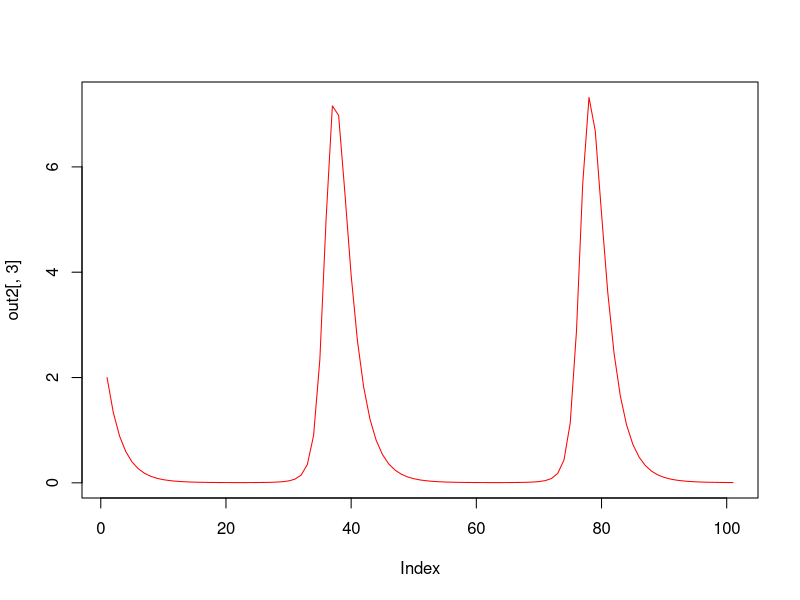
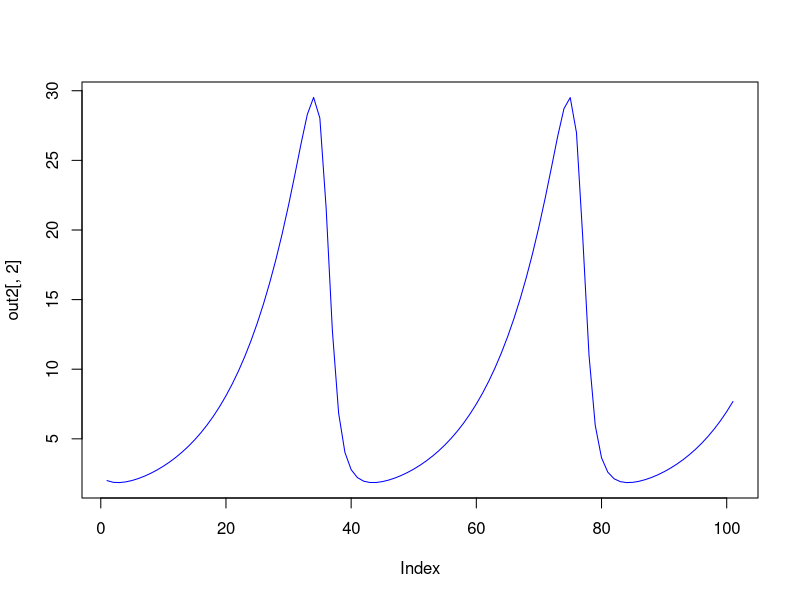
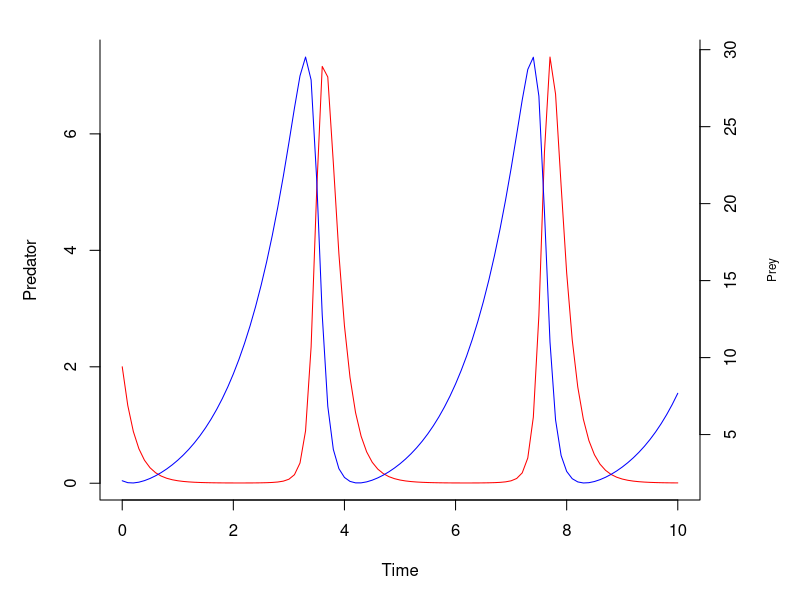

These figures' R source, in order:
library(deSolve)

#logistic model for seeing population changes over time

LogisticGrowth = function(t,y,parms) {
  N = y;
  dN = parms[1]*N*(1-N/parms[2]);
  return(list(dN));
}

x0 = 10; #initial condition
r = 1; #growth rate
k = 100; #carrying capacity
times = seq(0,10, by = .1) #vector of time values

out = lsoda(x0, times, LogisticGrowth, parms = c(r,k))

#predator prey model

LotkaVolteraPredPrey = function (t,y,parms){
  h = y[1]; p = y[2]
  dh = parms[1]*h = parms[2]*h*p
  dp = -parms[3]*p + parms[4]*h*p
  return(list(c(dh,dp)))
}

#Exercise 1.1
# 1.1 a) 

x0 = c(2,2)
h = 2
p = 2
r = 1
c = 1
m = 5
a = 0.5

LotkaVolteraPredPrey = function (t,y,parms){
  h = y[1]; p = y[2]
  #r = parms[1] - .1*t #population decline through time by .1
  #r = parms[1] + .1*sin(t)  sin = eg. seasonal oscillation between -1 and 1
  dh = parms[1]*h - parms[2]*h*p
  dp = -parms[3]*p + parms[4]*h*p
  return(list(c(dh,dp)))
}

out2 = lsoda(x0, times, LotkaVolteraPredPrey, parms = c(r, c, m, a))

out2

# 1.1 b)
out2[ ,3]
plt_pred = plot(out2[ ,3], type = "l", col="red")

#1.1 c) 
out2[ ,2]
plt_prey = plot(out2[ ,2], type = "l", col="blue")

plt_pred

#plot prey and predator pop
par(mar = c(5,5,2,5)) #create plotting frame
plot(out2[,1],out2[,3], type = "l",col = "red",bty="U",ylab="Predator",xlab="Time") #create first plot
par(new = T) #stop graph from overwriting itself
plot(out2[,1],out2[,2], type ="l",col="blue",axes=F,ylab=NA,xlab=NA)
axis(side=4) #put axis of second plot on right side
mtext(side=4,cex=0.7,line=3, "Prey")

#can also do this using line function ploting pop size of prey and predator on same axis 0 - 30
